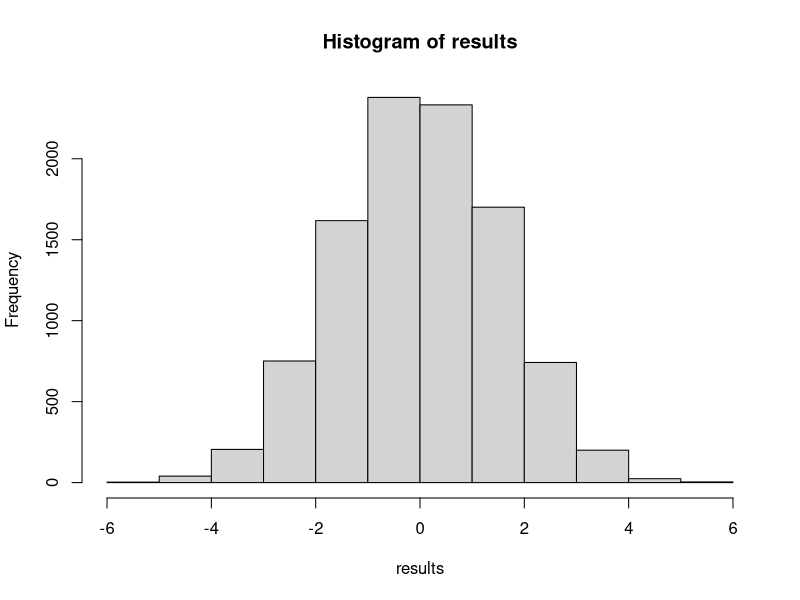

Write the R code that produced this figure.
#####Week7
# 28 of september 2026

library(tidyverse)

glasses <- read.csv("Dataset/glasses.csv")
z <- glasses$Without.Glasses - glasses$With.Glasses
n <- length(z)
z_bar <- mean(z)

round(c(n=n,
        mean= z_bar,
        median = median(z),
        negative = sum(z<0),
        positive = sum(z>0),
        zero = sum(z==0)), 3)
set.seed(10)
R <- 10000

random_signs <- matrix(
  sample(c(-1,1), R*n, replace=TRUE),
  nrow=R,
  ncol=n
)

random_signs[1,]*z

results <- random_signs %*% z/n
hist(results)


# what is the proba that the value of mean is less that
# or equal to z_bar = -4.76
pvalue <- mean(results <= z_bar)

# p-value: unoffcial risk of reject H0 hypothesis
# compute the proba of more exteme situation
# under distribution of null hypothesis
extreme <- sum(results <= z_bar)
(extreme+1)/(R+1)

#Question in class



# order statistics
set.seed(10)

ranks <- rank(abs(z))
sr <- sum((z<0)*ranks)

random_signs <- matrix(
  sample(c(-1,1), R*n, replace=TRUE),
  nrow=R,
  ncol=n
)

sign_ranks <- random_signs%*%ranks
extreme <- sum(sign_ranks >=sr)
(extreme+1)/(R+1)
p_value <- mean(sign_ranks<0)

#Zi <- age_without_glasses - age_with_glasses


Zi <- glasses |> mutate(difference = Without.Glasses - With.Glasses)
mean(Zi$difference)
